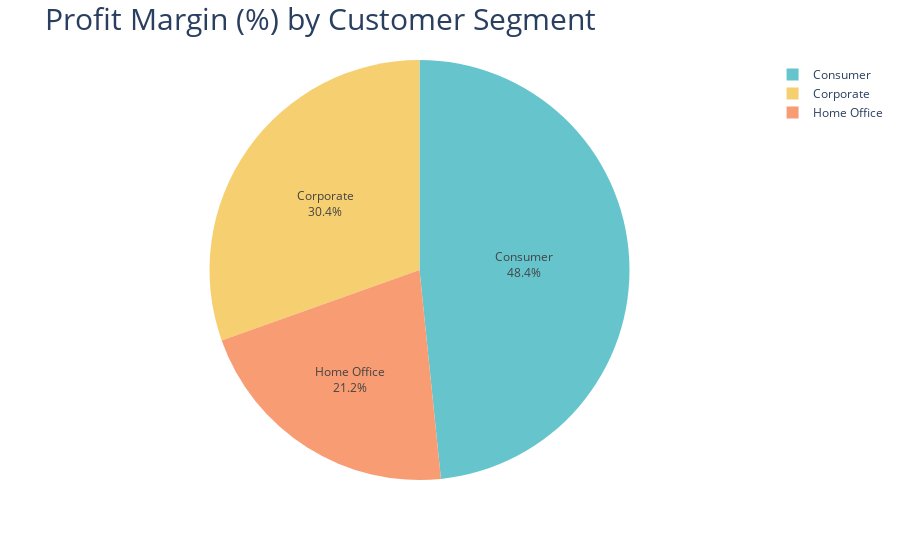

Notebook code for this chart:
### Code cell
#Profit Margin by customer segment
profit_margin_by_category = df.groupby('Segment')['Profit Margin (%)'].sum().reset_index()

fig_profit_margin_by_category= px.pie(profit_margin_by_category, 
             values='Profit Margin (%)', 
             names='Segment', 
             color_discrete_sequence=px.colors.qualitative.Pastel)

fig_profit_margin_by_category.update_traces(textposition='inside', textinfo='percent+label')
fig_profit_margin_by_category.update_layout(title_text='Profit Margin (%) by Customer Segment', title_font=dict(size=30))

fig_profit_margin_by_category.show()

### Figure 1 — Plotly figure (JSON) as saved in the notebook; plotly's stock layout.template omitted (floating-point values rounded to 4 significant figures)
{"data": [{"domain": {"x": [0, 1], "y": [0, 1]}, "hovertemplate": "Segment=%{label}<br>Profit Margin (%)=%{value}<extra></extra>", "labels": ["Consumer", "Corporate", "Home Office"], "legendgroup": "", "name": "", "showlegend": true, "textinfo": "percent+label", "textposition": "inside", "type": "pie", "values": [58160.0, 36600.0, 25480.0]}], "layout": {"legend": {"tracegroupgap": 0}, "margin": {"t": 60}, "piecolorway": ["rgb(102, 197, 204)", "rgb(246, 207, 113)", "rgb(248, 156, 116)", "rgb(220, 176, 242)", "rgb(135, 197, 95)", "rgb(158, 185, 243)", "rgb(254, 136, 177)", "rgb(201, 219, 116)", "rgb(139, 224, 164)", "rgb(180, 151, 231)", "rgb(179, 179, 179)"], "title": {"font": {"size": 30}, "text": "Profit Margin (%) by Customer Segment"}}}
